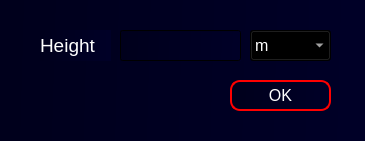
<?xml version="1.0" encoding="UTF-8"?>
<ui version="4.0">
 <class>Dialog</class>
 <widget class="QDialog" name="Dialog">
  <property name="geometry">
   <rect>
    <x>0</x>
    <y>0</y>
    <width>365</width>
    <height>141</height>
   </rect>
  </property>
  <property name="font">
   <font>
    <pointsize>12</pointsize>
   </font>
  </property>
  <property name="windowTitle">
   <string>Dialog</string>
  </property>
  <property name="styleSheet">
   <string notr="true">background-color:qlineargradient(spread:reflect, x1:0, y1:0, x2:1, y2:0.011, stop:0.0227273 rgba(0, 0, 28, 255), stop:0.977273 rgba(0, 0, 39, 255))</string>
  </property>
  <widget class="QPushButton" name="pushButton_start">
   <property name="geometry">
    <rect>
     <x>230</x>
     <y>80</y>
     <width>101</width>
     <height>31</height>
    </rect>
   </property>
   <property name="font">
    <font>
     <family>Microsoft YaHei UI</family>
     <pointsize>12</pointsize>
    </font>
   </property>
   <property name="cursor">
    <cursorShape>PointingHandCursor</cursorShape>
   </property>
   <property name="styleSheet">
    <string notr="true">color: white;
border-width: 2px;
border-style: solid;
border-color: red;
border-radius: 10px;</string>
   </property>
   <property name="text">
    <string>OK</string>
   </property>
  </widget>
  <widget class="QLineEdit" name="lineEdit">
   <property name="geometry">
    <rect>
     <x>120</x>
     <y>30</y>
     <width>121</width>
     <height>31</height>
    </rect>
   </property>
   <property name="font">
    <font>
     <family>Microsoft YaHei UI</family>
     <pointsize>12</pointsize>
    </font>
   </property>
   <property name="styleSheet">
    <string notr="true">color: white;</string>
   </property>
   <property name="text">
    <string/>
   </property>
  </widget>
  <widget class="QLabel" name="label">
   <property name="geometry">
    <rect>
     <x>40</x>
     <y>30</y>
     <width>71</width>
     <height>31</height>
    </rect>
   </property>
   <property name="font">
    <font>
     <family>Microsoft YaHei UI</family>
     <pointsize>14</pointsize>
    </font>
   </property>
   <property name="styleSheet">
    <string notr="true">color: white</string>
   </property>
   <property name="text">
    <string>Height</string>
   </property>
  </widget>
  <widget class="QComboBox" name="comboBox">
   <property name="geometry">
    <rect>
     <x>250</x>
     <y>30</y>
     <width>81</width>
     <height>31</height>
    </rect>
   </property>
   <property name="font">
    <font>
     <family>Microsoft YaHei UI</family>
     <pointsize>12</pointsize>
    </font>
   </property>
   <property name="styleSheet">
    <string notr="true">color: white</string>
   </property>
   <item>
    <property name="text">
     <string>m</string>
    </property>
   </item>
   <item>
    <property name="text">
     <string>cm</string>
    </property>
   </item>
   <item>
    <property name="text">
     <string>In</string>
    </property>
   </item>
  </widget>
 </widget>
 <resources/>
 <connections/>
</ui>
